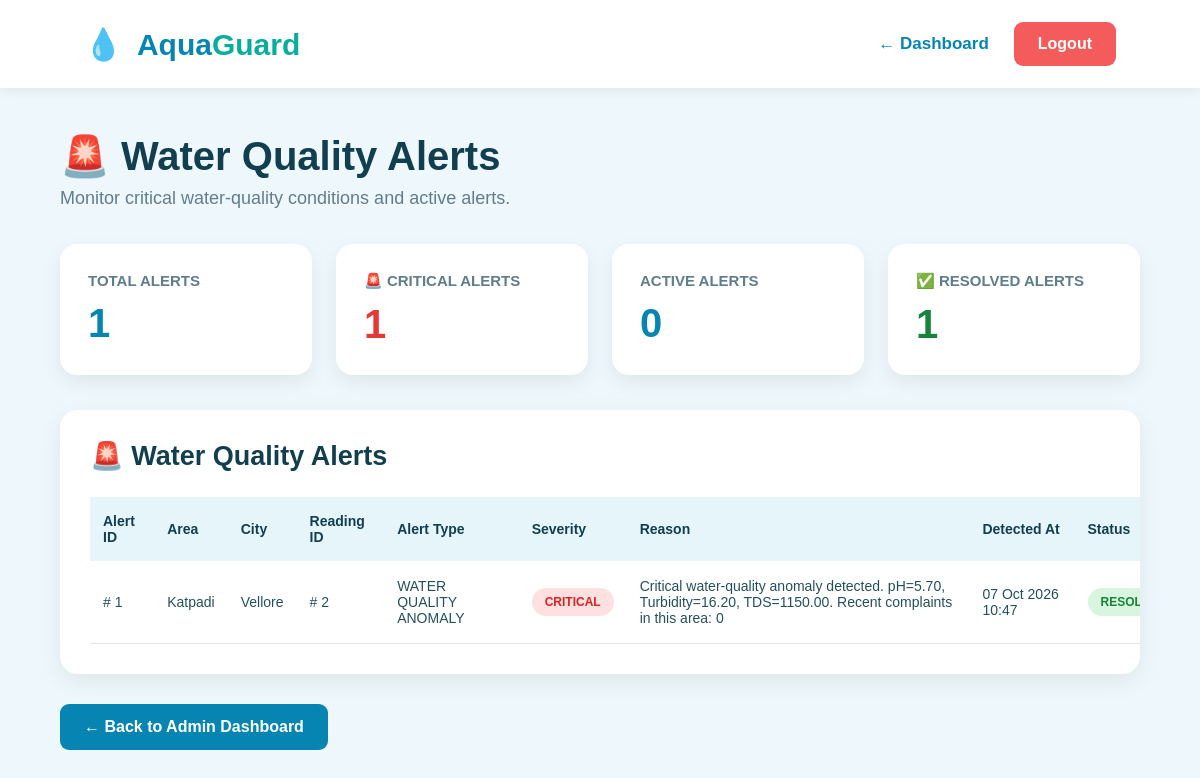
Screenshot of /alerts.php with the database file from the repository.
### tables this page shows
CREATE TABLE `water_alerts` (
  `alert_id` int(11) NOT NULL,
  `location_id` int(11) NOT NULL,
  `reading_id` int(11) NOT NULL,
  `alert_type` varchar(100) NOT NULL,
  `severity` enum('WARNING','CRITICAL') NOT NULL,
  `reason` text NOT NULL,
  `detected_at` timestamp NOT NULL DEFAULT current_timestamp(),
  `is_resolved` tinyint(1) DEFAULT 0
);

CREATE TABLE `locations` (
  `location_id` int(11) NOT NULL,
  `area_name` varchar(100) NOT NULL,
  `city` varchar(100) NOT NULL,
  `latitude` decimal(10,7) DEFAULT NULL,
  `longitude` decimal(10,7) DEFAULT NULL
);

### alerts.php (the view, shortened to what this page needs)
<?php
require_once __DIR__ . "/config/database.php";
$alerts = [];
$sql = "
    SELECT
        wa.alert_id,
        wa.location_id,
        wa.reading_id,
        wa.alert_type,
        wa.severity,
        wa.reason,
        wa.detected_at,
        wa.is_resolved,
        l.area_name,
        l.city
    FROM water_alerts wa
    LEFT JOIN locations l
        ON wa.location_id = l.location_id
    ORDER BY wa.alert_id DESC
";
$result = $conn->query($sql);
if ($result) {
    while ($row = $result->fetch_assoc()) {
        $alerts[] = $row;
    }
}
$total_alerts = count($alerts);
$critical_alerts = 0;
$active_alerts = 0;
$resolved_alerts = 0;
foreach ($alerts as $alert) {
    if (strtoupper($alert['severity']) === 'CRITICAL') {
        $critical_alerts++;
    }
    if ((int)$alert['is_resolved'] === 1) {
        $resolved_alerts++;
    }
}
?>
<!DOCTYPE html>
<html lang="en">
<head>
</head>
<body>
<header>
    <div class="logo">
        <span class="drop">💧</span>
        Aqua<span class="logo-green">Guard</span>
    </div>
    <div class="header-right">
        <a href="admin/dashboard.php"
           class="dashboard-link">
            ← Dashboard
        </a>
        <a href="index.php"
           class="logout">
            Logout
        </a>
    </div>
</header>
<div class="container">
    <h1 class="page-title">
        🚨 Water Quality Alerts
    </h1>
    <p class="page-subtitle">
        Monitor critical water-quality conditions and active alerts.
    </p>
    <div class="stats">
        <div class="stat-card">
            <div class="stat-title">
                TOTAL ALERTS
            </div>
            <div class="stat-number">
                <?php
                echo $total_alerts;
                ?>
            </div>
        </div>
        <div class="stat-card">
            <div class="stat-title">
                🚨 CRITICAL ALERTS
            </div>
            <div class="stat-number critical-number">
                <?php
                echo $critical_alerts;
                ?>
            </div>
        </div>
        <div class="stat-card">
            <div class="stat-title">
                ACTIVE ALERTS
            </div>
            <div class="stat-number">
                <?php
                echo $active_alerts;
                ?>
            </div>
        </div>
        <div class="stat-card">
            <div class="stat-title">
                ✅ RESOLVED ALERTS
            </div>
            <div class="stat-number resolved-number">
                <?php
                echo $resolved_alerts;
                ?>
            </div>
        </div>
    </div>
    <div class="alert-section">
        <h2 class="section-title">
            🚨 Water Quality Alerts
        </h2>
        <?php if (count($alerts) > 0): ?>
        <table>
            <thead>
                <tr>
                    <th>Alert ID</th>
                    <th>Area</th>
                    <th>City</th>
                    <th>Reading ID</th>
                    <th>Alert Type</th>
                    <th>Severity</th>
                    <th>Reason</th>
                    <th>Detected At</th>
                    <th>Status</th>
                </tr>
            </thead>
            <tbody>
            <?php foreach ($alerts as $alert): ?>
                <tr>
                    <td>
                        #
                        <?php
                        echo htmlspecialchars(
                            $alert['alert_id']
                        );
                        ?>
                    </td>
                    <td>
                        <?php
                        echo htmlspecialchars(
                            $alert['area_name']
                            ?? 'Unknown'
                        );
                        ?>
                    </td>
                    <td>
                        <?php
                        echo htmlspecialchars(
                            $alert['city']
                            ?? 'Unknown'
                        );
                        ?>
                    </td>
                    <td>
                        #
                        <?php
                        echo htmlspecialchars(
                            $alert['reading_id']
                        );
                        ?>
                    </td>
                    <td>
                        <?php
                        echo htmlspecialchars(
                            $alert['alert_type']
                        );
                        ?>
                    </td>
                    <td>
                        <?php
                        $severity =
                            strtoupper(
                                $alert['severity']
                            );
                        if ($severity === 'CRITICAL') {
                            $severity_class =
                                'critical';
                        } elseif ($severity === 'HIGH') {
                            $severity_class =
                                'high';
                        } else {
                            $severity_class =
                                'medium';
                        }
                        ?>
                        <span class="badge
                                     <?php
                                     echo $severity_class;
                                     ?>">
                            <?php
                            echo htmlspecialchars(
                                $severity
                            );
                            ?>
                        </span>
                    </td>
                    <td>
                        <?php
                        echo htmlspecialchars(
                            $alert['reason']
                        );
                        ?>
                    </td>
                    <td>
                        <?php
                        echo date(
                            "d M Y H:i",
                            strtotime(
                                $alert['detected_at']
                            )
                        );
                        ?>
                    </td>
                    <td>
                        <?php
                        if (
                            (int)$alert['is_resolved']
                            === 1
                        ):
                        ?>
                            <span class="badge resolved">
                                RESOLVED
                            </span>
                        <?php else: ?>
                            <span class="badge active">
                                ACTIVE
                            </span>
                        <?php endif; ?>
                    </td>
                </tr>
            <?php endforeach; ?>
            </tbody>
        </table>
        <?php else: ?>
            <div class="no-alerts">
                ✅ No water-quality alerts found.
            </div>
        <?php endif; ?>
    </div>
    <div class="back-area">
        <a href="admin/dashboard.php"
           class="back-btn">
            ← Back to Admin Dashboard
        </a>
    </div>
</div>
</body>
</html>

### alerts.php (style rules this page uses)
* { box-sizing: border-box; margin: 0; padding: 0; }
body { font-family: Arial, Helvetica, sans-serif; background: #eef8fc; color: #123f50; }
header { height: 88px; background: white; display: flex; align-items: center; justify-content: space-between; padding: 0 7%; box-shadow: 0 2px 12px rgba(0,0,0,0.08); }
.logo { font-size: 30px; font-weight: bold; color: #0785b2; }
.logo-green { color: #08ad9d; }
.drop { font-size: 31px; margin-right: 7px; }
.header-right { display: flex; align-items: center; gap: 25px; }
.dashboard-link { text-decoration: none; color: #0785b2; font-weight: bold; font-size: 17px; }
.logout { text-decoration: none; background: #f45b5b; color: white; padding: 13px 24px; border-radius: 9px; font-weight: bold; }
.container { width: 90%; max-width: 1400px; margin: 45px auto; }
.page-title { font-size: 40px; margin-bottom: 8px; }
.page-subtitle { font-size: 18px; color: #607d8b; margin-bottom: 35px; }
.stats { display: grid; grid-template-columns: repeat(4, 1fr); gap: 24px; margin-bottom: 35px; }
.stat-card { background: white; padding: 28px; border-radius: 17px; box-shadow: 0 7px 20px rgba(0,0,0,0.07); }
.stat-title { font-size: 15px; font-weight: bold; color: #607d8b; margin-bottom: 12px; }
.stat-number { font-size: 40px; font-weight: bold; color: #0785b2; }
.critical-number { color: #e53935; }
.resolved-number { color: #18833b; }
.alert-section { background: white; border-radius: 18px; padding: 30px; box-shadow: 0 7px 25px rgba(0,0,0,0.07); overflow-x: auto; }
.section-title { font-size: 27px; margin-bottom: 25px; }
table { width: 100%; border-collapse: collapse; min-width: 1200px; }
th { background: #e5f5fa; padding: 16px 13px; text-align: left; font-size: 14px; }
td { padding: 17px 13px; border-bottom: 1px solid #e5e5e5; font-size: 14px; color: #244f5f; }
.badge { display: inline-block; padding: 7px 13px; border-radius: 20px; font-size: 12px; font-weight: bold; }
.critical { background: #ffe0e0; color: #d92323; }
.resolved { background: #d9f5df; color: #18833b; }
.back-area { margin-top: 30px; }
.back-btn { display: inline-block; text-decoration: none; background: #0785b2; color: white; padding: 14px 24px; border-radius: 9px; font-weight: bold; }

### rows the page displays
water_alerts: alert_id "1", location.area_name "Katpadi", location.city "Vellore", reading "2", alert_type "WATER QUALITY ANOMALY", severity "CRITICAL", reason "Critical water-quality anomaly detected. pH=5.70, Turbidity=16.20, TDS=1150.00. Recent complaints in this area: 0", detected_at "07 Oct 2026 10:47", is_resolved "RESOLVED"

### other values shown
$total_alerts "1"
$critical_alerts "1"
$active_alerts "0"
$resolved_alerts "1"
